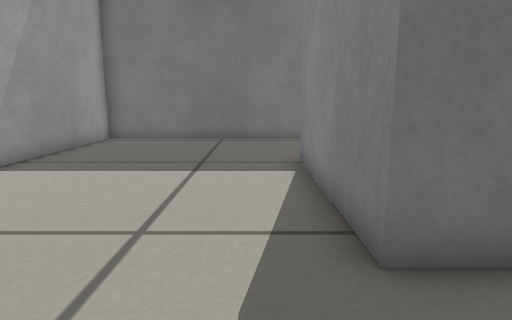
view 1 (above)

13 first-person views from a walk through a robot-simulator world made for Gazebo. The camera is 0.33 m above the floor, tilts 10° down and sees 75° across. The floor is counted in squares, 0.2 m on a side. Each view is taken from the middle of a square. On the plan, view 1 faces up. The plan holds only what a view shows up to about 16 squares ahead; the rest is blank.

view 2
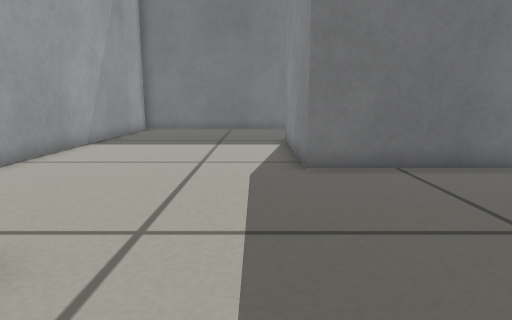

view 3
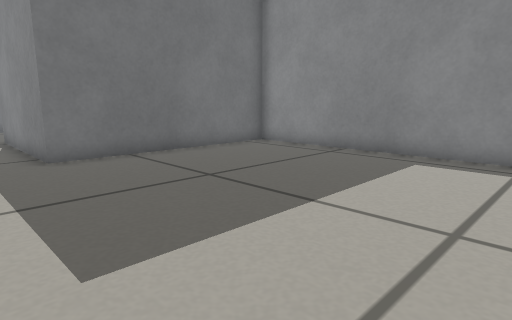

view 4
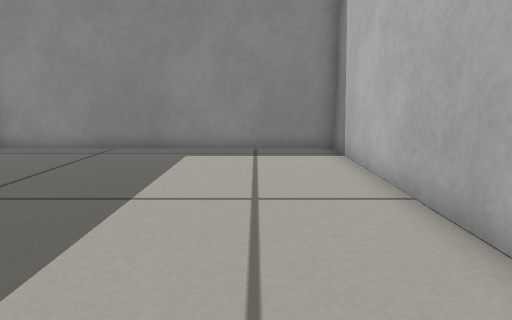

view 5
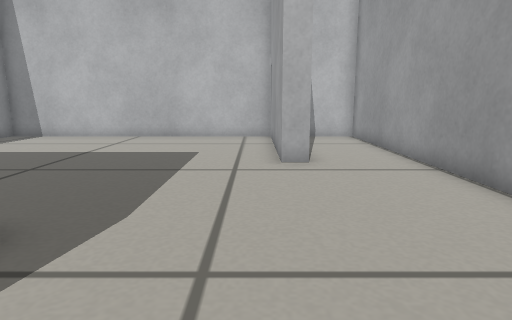

view 6
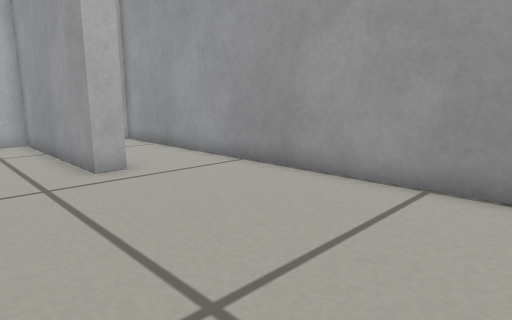

view 7
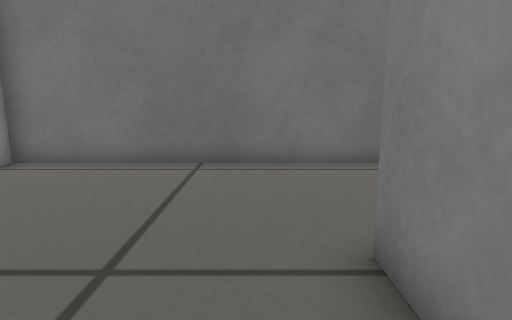

view 8
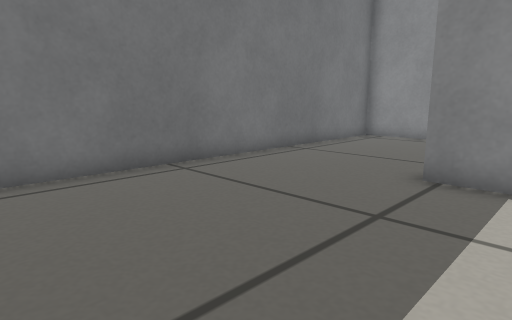

view 9
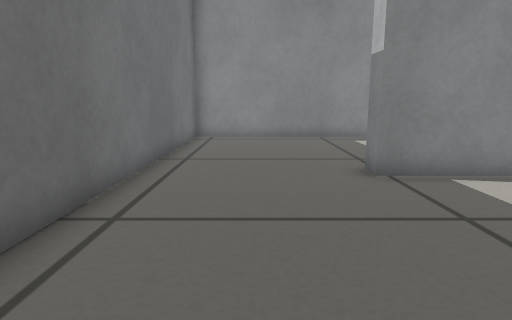

view 10
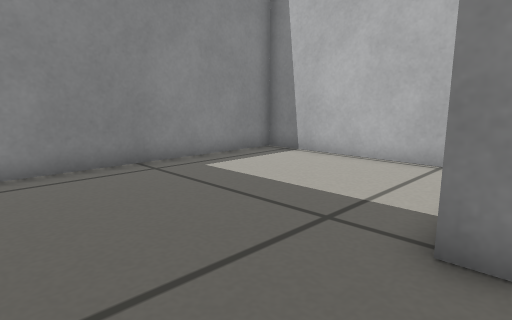

view 11
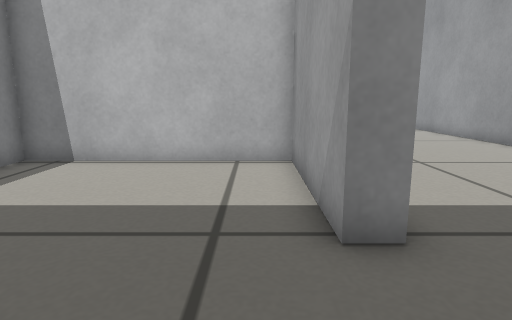

view 12
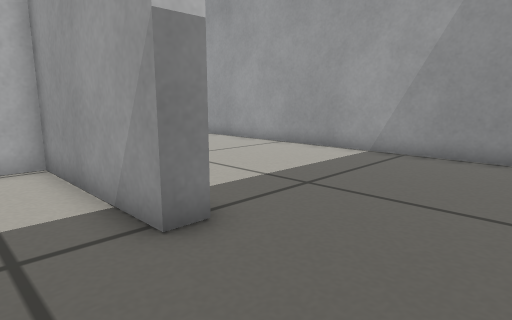

view 13
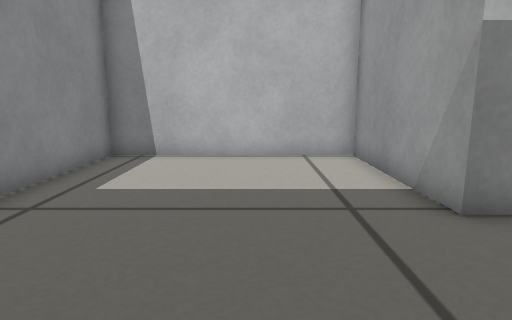

### Floor plan
Ten units are one square. View 1 is at (0, 0); x grows to the right and y downward. Boxes are objects, and circles mark ways between rooms. Rooms are numbered by the first view taken in them; rooms with no view inside come last. Other rooms are left out.
<svg viewBox="-70 -153 170 245">
<path fill="none" stroke="#000" d="M-35 19 -27 19 -27 87 95 87 95 -31 13 -31 13 -93 20 -93M25 -148 -65 -148 -65 87 -45 87M20 -93 20 -38 95 -38 95 -148 25 -148"/>
<circle cx="15" cy="-120" r="3" fill="#2a7"/>
<text x="0" y="-10">1</text>
<text x="60" y="-100">2</text>
</svg>
Room 1 opens to room 2.

Where each view was taken, in squares from view 1:
view 1: 0 up, 0 right, facing up
view 2: 5 down, 0 right, facing up
view 3: 7 down, 1 left, facing up-right
view 4: 6 down, 2 left, facing right
view 5: 7 up, 2 left, facing down
view 6: 6 up, 0 right, facing down-left
view 7: 6 up, 0 right, facing up
view 8: 7 up, 6 left, facing up-right
view 9: 12 up, 6 left, facing right
view 10: 13 up, 1 right, facing down-right
view 11: 13 up, 3 right, facing down
view 12: 13 up, 4 right, facing down-left
view 13: 14 up, 5 right, facing down
